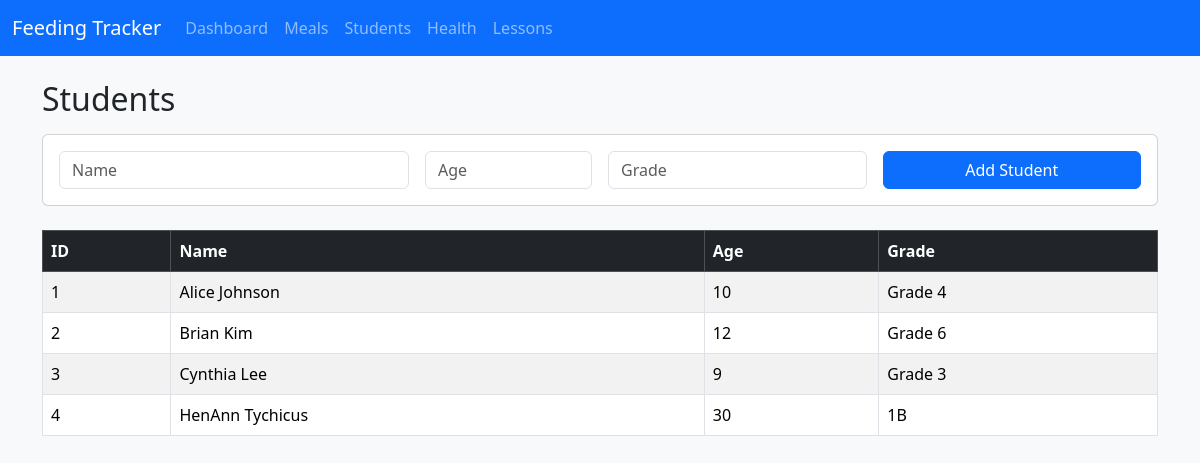
/students, run on the app's committed database.
### models.py (models this page shows)
class Student(db.Model):
    id = db.Column(db.Integer, primary_key=True)
    name = db.Column(db.String(100))
    age = db.Column(db.Integer)
    grade = db.Column(db.String(50))

### app.py (the view, shortened to what this page needs)
@app.route("/students", methods=["GET", "POST"])
def students():
    all_students = Student.query.all()
    return render_template("students.html", students=all_students)

### templates/students.html
{% extends "base.html" %}
{% block content %}
<h2 class="mb-3">Students</h2>
<div class="card p-3 mb-4">
    <form method="POST" class="row g-3">
        <div class="col-md-4">
            <input class="form-control" type="text" name="name" placeholder="Name" required>
        </div>
        <div class="col-md-2">
            <input class="form-control" type="number" name="age" placeholder="Age" required>
        </div>
        <div class="col-md-3">
            <input class="form-control" type="text" name="grade" placeholder="Grade" required>
        </div>
        <div class="col-md-3">
            <button class="btn btn-primary w-100" type="submit">Add Student</button>
        </div>
    </form>
</div>
<table class="table table-striped table-bordered">
    <thead class="table-dark">
    <tr>
        <th>ID</th>
        <th>Name</th>
        <th>Age</th>
        <th>Grade</th>
    </tr>
    </thead>
    <tbody>
    {% for s in students %}
    <tr>
        <td>{{ s.id }}</td>
        <td>{{ s.name }}</td>
        <td>{{ s.age }}</td>
        <td>{{ s.grade }}</td>
    </tr>
    {% endfor %}
    </tbody>
</table>
{% endblock %}

### static/style.css (style rules this page uses)
body { background-color: #f8f9fa; }

### data on the page
Student: id "1", name "Alice Johnson", age "10", grade "Grade 4"
Student: id "2", name "Brian Kim", age "12", grade "Grade 6"
Student: id "3", name "Cynthia Lee", age "9", grade "Grade 3"
Student: id "4", name "HenAnn Tychicus", age "30", grade "1B"
